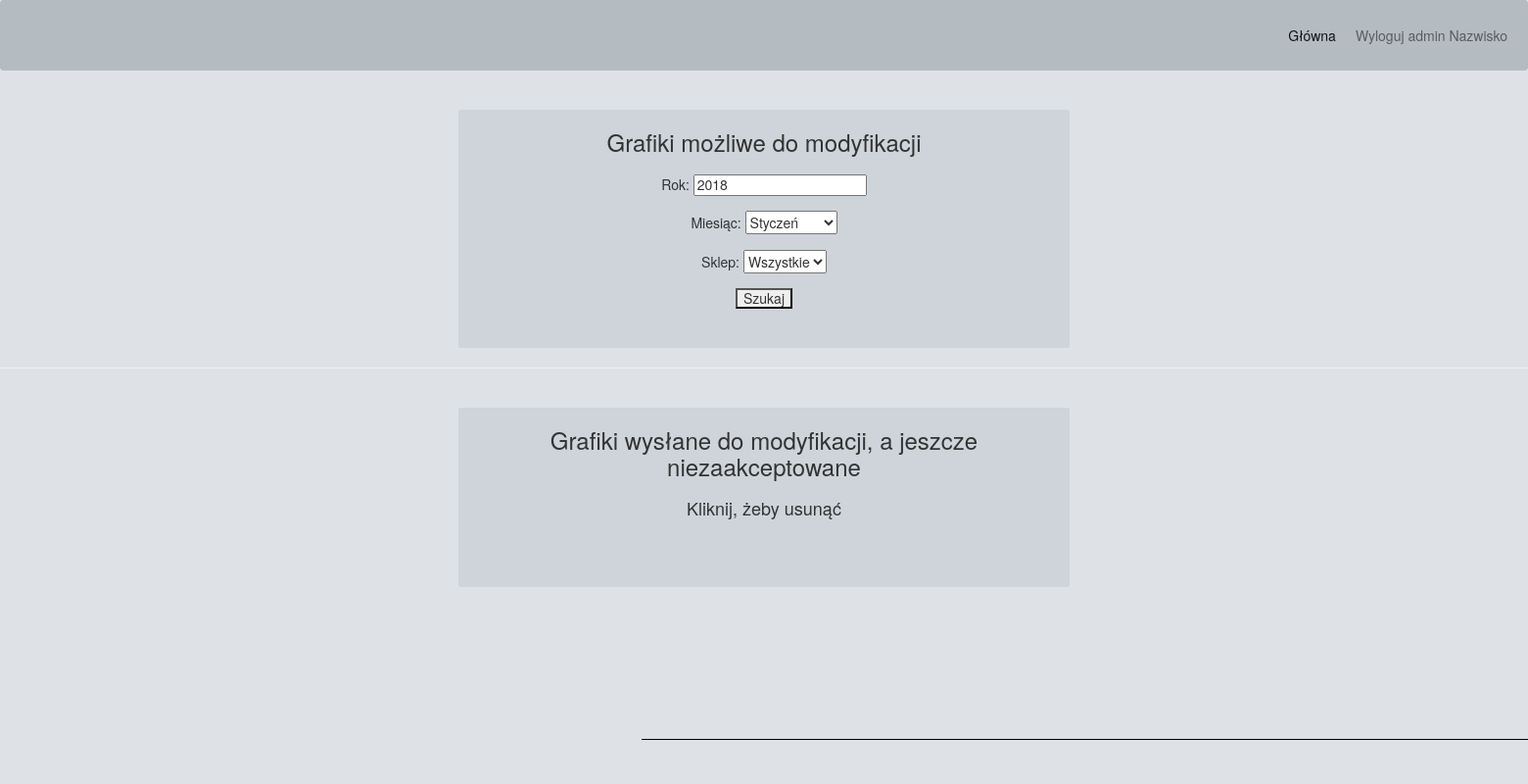
Page /modifiable-schedules (signed in) on the earlier database version.
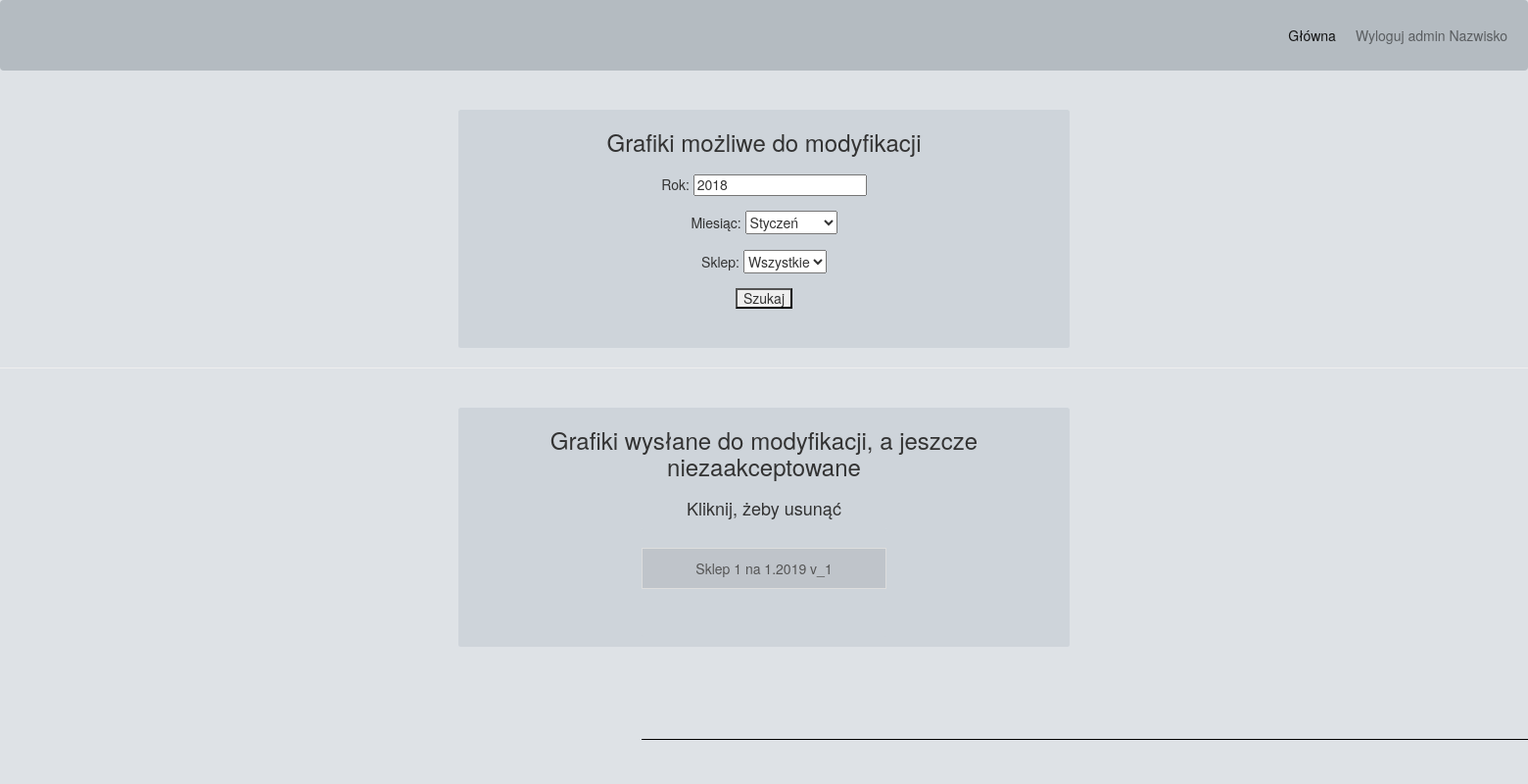
Same page on the later database version.
### app/models.py (models this page shows)
class Schedule(db.Model):
    id = db.Column(db.Integer, primary_key=True, unique=True, index=True, nullable=False)
    name = db.Column(db.String, index=True)
    year = db.Column(db.Integer)
    month = db.Column(db.Integer)
    workplace = db.Column(db.String)
    hrs_to_work = db.Column(db.Integer, index=True, nullable=False, default=0)
    accepted = db.Column(db.Boolean, index=True, nullable=False, default=False)
    billing_period = db.Column(db.Integer, index=True, nullable=False, default=0)
    version = db.Column(db.Integer, index=True, nullable=False, default=0)
    ind = db.relationship("Personal_schedule", backref="includes")

### app/schedules/routes.py (the view)
@bp.route("/modifiable-schedules", methods=["GET", "POST"])
@login_required
def modifiable_schedules():
    if (current_user.access_level != "0") and (current_user.access_level != "1") and (current_user.access_level != "2"):
        flash("Użytkownik nie ma uprawnień do wyświetlenia tej strony")
        return redirect(url_for("main.index"))
    month_names = ["Styczeń", "Luty", "Marzec", "Kwiecień", "Maj", "Czerwiec", "Lipiec", "Sierpień",
                   "Wrzesień", "Październik", "Listopad", "Grudzień"]
    return render_template("schedules/schedules-to-modify.html", title="Grafiki - modyfikowalne grafiki",
                           mn=month_names, Schedule=Schedule)

### app/models.py (called while the page is built)
@login.user_loader
def load_user(id):
    return User.query.get(int(id))

    def __repr__(self):
        return "{}".format(self.shopname)

### app/templates/schedules/schedules-to-modify.html (shortened to what this page needs)
{% extends "main/base.html" %}
{% block content %}
<div class="list-group">
    <h3>Grafiki możliwe do modyfikacji</h3>
    <form method="post" action="#">
        <h5>Rok: <input id="year" type="number" value="2018"><br><br>
            Miesiąc:
            <select id="month">
                {% for number in range(1,13) %}
                    <option value="{{ number }}">{{ mn[number-1] }}</option>
                {% endfor %}
            </select><br><br>
            Sklep:
            <select id="workplace">
                    <option value="0">Wszystkie</option>
            </select><br><br>
            <button id="find-schedules" type="button">Szukaj</button>
        </h5><br>
    </form>
</div>
<hr>
<br>
<div class="list-group">
    <h3>Grafiki wysłane do modyfikacji, a jeszcze niezaakceptowane</h3>
    <h4>Kliknij, żeby usunąć</h4>
    {% for workplace in current_user.workers_shop %}
        <div id="list-2" class="list-group">
        {% for schedule in Schedule.query.filter_by(workplace=workplace.shopname, accepted=False).all() %}<br>
            <a href="{{ url_for('schedules.remove_schedule', schedule=schedule.id) }}" class="list-group-item list-group-item-action">
                {{ schedule.workplace }} na {{ schedule.month }}.{{ schedule.year }} v_{{ schedule.version}}
            </a>
        {% endfor %}
    {% endfor %}
</div>
{% endblock %}

Differences in the rows shown:
added Schedule: workplace "Sklep 1", month "1", year "2019", version "1"
